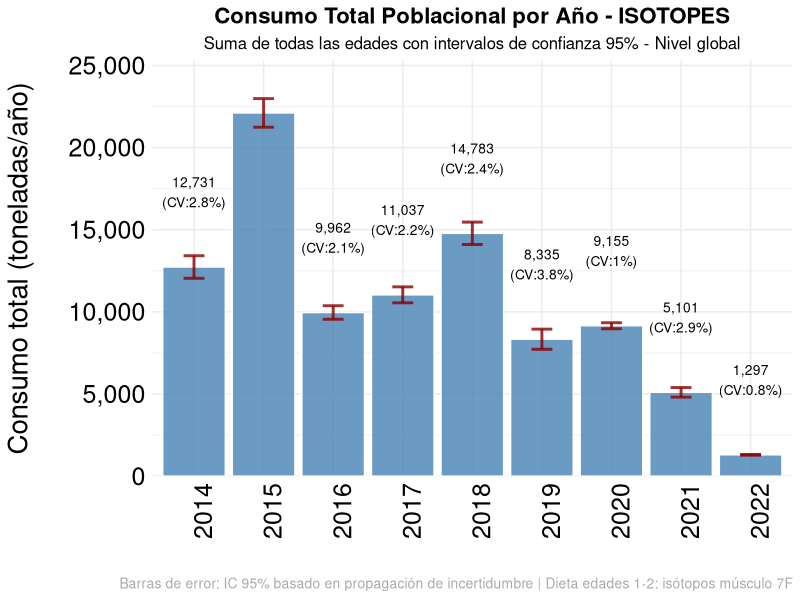
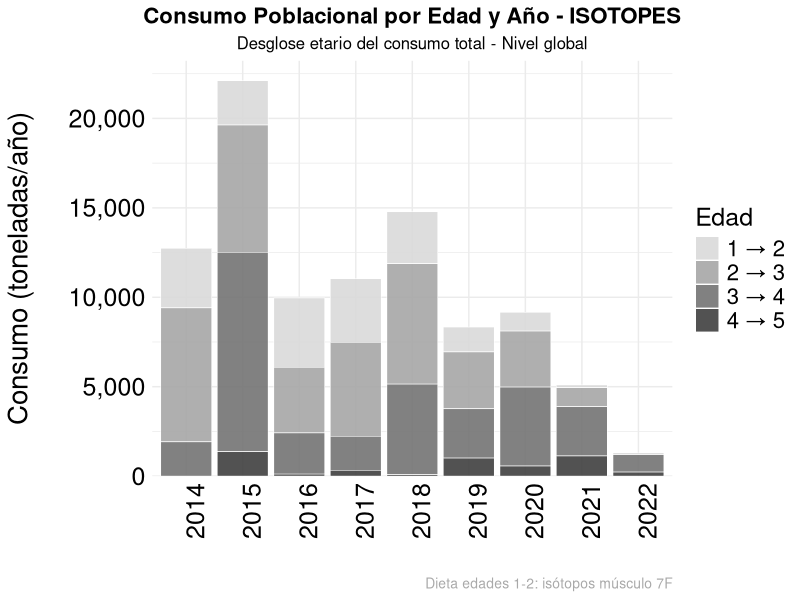
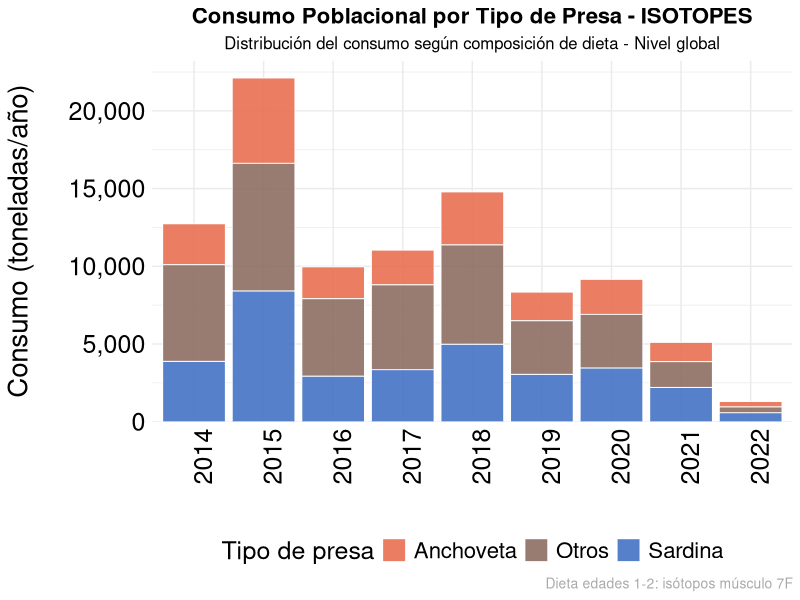
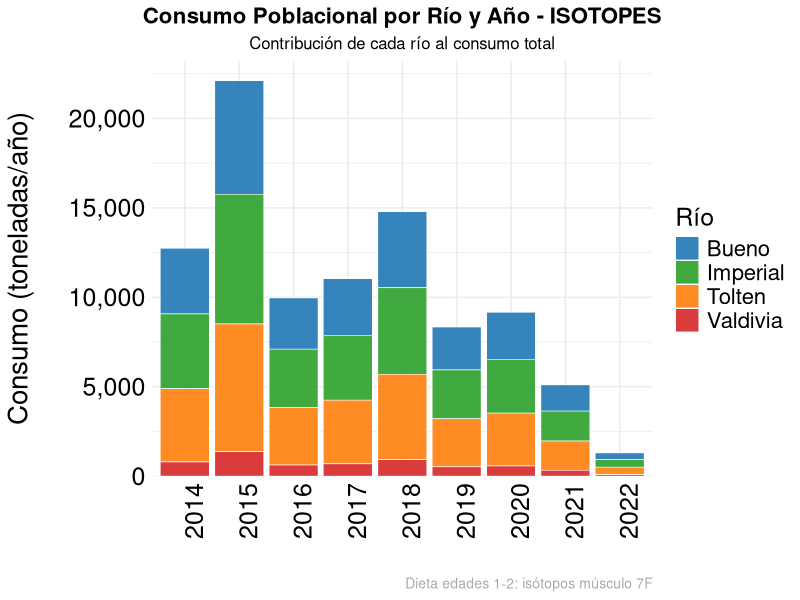
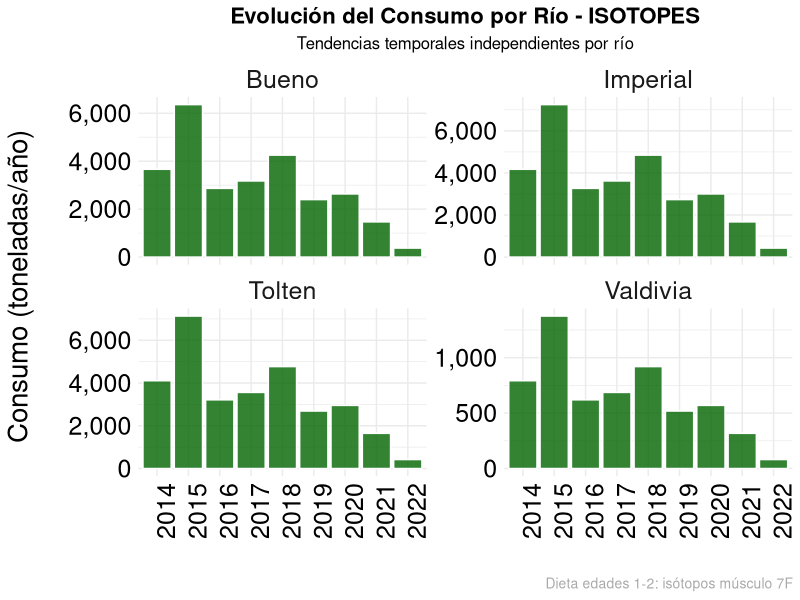
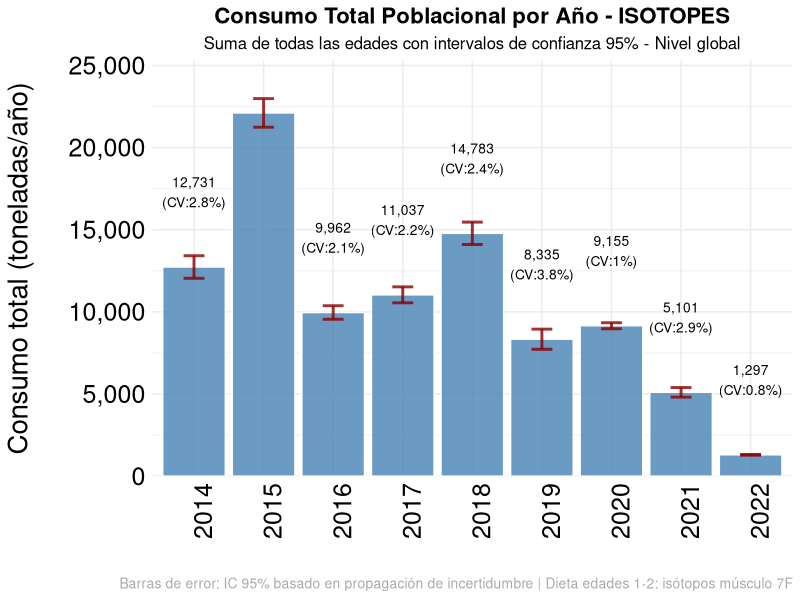
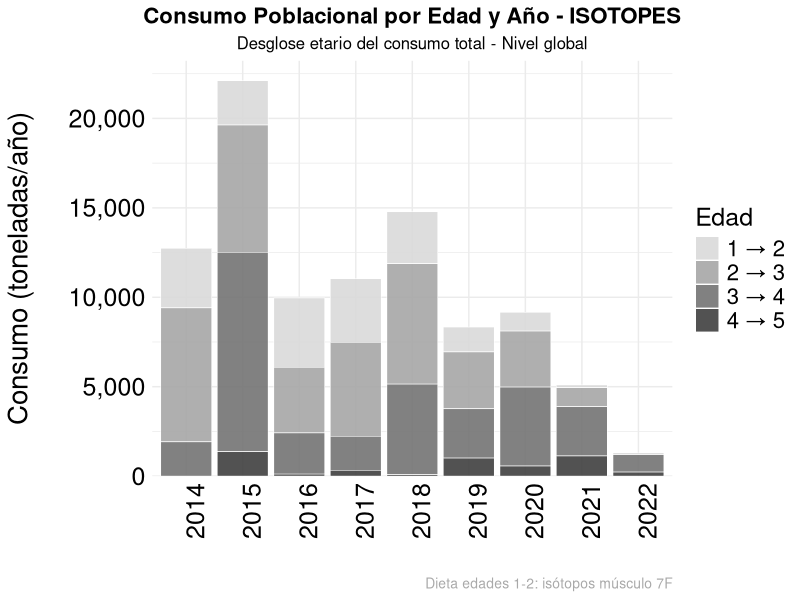
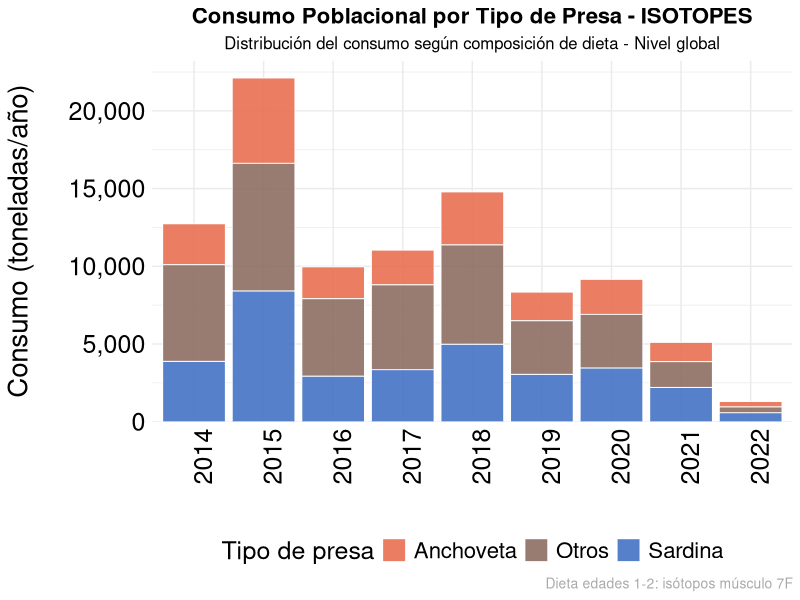

Here is the R script that generated these plots, in order:
# ================================================================
# EXTRAPOLACIÓN DE CONSUMO INDIVIDUAL A POBLACIONAL - ISOTOPES
# Calcula consumo total y por presas a nivel de río y global
# Usando dieta con isótopos para edades 1-2
# ================================================================

library(tidyverse)
library(ggplot2)

# ---- Cargar datos ----

print("=== CARGANDO DATOS ===")

# Datos de población en el mar
poblacion_global <- read.csv("data/data_raw/river-population/poblacion_mar_global.csv")
poblacion_por_rio <- read.csv("data/data_raw/river-population/poblacion_total_mar_por_rio.csv")

# Datos de consumo individual CON ISÓTOPOS
consumo_individual <- read.csv("data/data_raw/bioenergetic-model/resultados_total_consumption_by_age_ISOTOPES.csv")

print(paste("Población global:", nrow(poblacion_global), "registros"))
print(paste("Población por río:", nrow(poblacion_por_rio), "registros"))
print(paste("Consumo individual (ISOTOPES):", nrow(consumo_individual), "registros"))

# ---- Análisis de compatibilidad temporal ----

años_poblacion <- sort(unique(poblacion_global$year))
años_consumo <- sort(unique(consumo_individual$year)) - 1
años_overlap <- intersect(años_poblacion, años_consumo)

print(paste("Años población:", paste(range(años_poblacion), collapse = "-")))
print(paste("Años consumo:", paste(range(años_consumo), collapse = "-")))
print(paste("Overlap disponible:", paste(años_overlap, collapse = ", ")))

if(length(años_overlap) == 0) {
  stop("No hay overlap temporal entre datos de población y consumo")
}

# ---- Filtrar datos al período de overlap ----

poblacion_global_filtrada <- poblacion_global %>%
  filter(year %in% años_overlap)

poblacion_rio_filtrada <- poblacion_por_rio %>%
  filter(year %in% años_overlap)

consumo_filtrado <- consumo_individual %>%
  mutate(year_consumo = year - 1) %>%   # año real de consumo
  filter(year_consumo %in% años_overlap)

print(paste("Datos filtrados - Población global:", nrow(poblacion_global_filtrada)))
print(paste("Datos filtrados - Población por río:", nrow(poblacion_rio_filtrada)))
print(paste("Datos filtrados - Consumo:", nrow(consumo_filtrado)))

# ---- Función para mapear transición a edad ----

mapear_transicion_a_edad <- function(age_inicial) {
  # Transición X→Y corresponde al consumo de individuos de edad X
  return(age_inicial)
}

# ---- Calcular consumo poblacional GLOBAL con propagación de incertidumbre ----

print("\n=== CALCULANDO CONSUMO POBLACIONAL GLOBAL CON INCERTIDUMBRE ===")

consumo_poblacional_global <- consumo_filtrado %>%
  mutate(edad_consumo = mapear_transicion_a_edad(age_inicial)) %>%
  left_join(
    poblacion_global_filtrada,
    by = c("year_consumo" = "year", "edad_consumo" = "age")
  ) %>%
  filter(!is.na(N_mar_total)) %>%  # Eliminar casos sin población
  mutate(
    # Consumo total poblacional (kg → toneladas)
    consumo_total_poblacional_t = (consumption_kg * N_mar_total) / 1000,
    
    # Consumo poblacional por presa (kg → toneladas)
    consumo_anchoveta_poblacional_t = (consumo_anchoveta_kg * N_mar_total) / 1000,
    consumo_sardina_poblacional_t = (consumo_sardina_kg * N_mar_total) / 1000,
    consumo_otros_poblacional_t = (consumo_otros_kg * N_mar_total) / 1000,
    
    # PROPAGACIÓN DE INCERTIDUMBRE
    # Error estándar poblacional (kg → toneladas)
    consumo_se_poblacional_t = ifelse(!is.na(consumption_se_kg), 
                                      (consumption_se_kg * N_mar_total) / 1000, 
                                      NA),
    
    # Intervalos de confianza poblacionales (kg → toneladas)
    consumo_lower_poblacional_t = ifelse(!is.na(consumo_min_kg), 
                                         (consumo_min_kg * N_mar_total) / 1000, 
                                         NA),
    consumo_upper_poblacional_t = ifelse(!is.na(consumo_max_kg), 
                                         (consumo_max_kg * N_mar_total) / 1000, 
                                         NA),
    
    # Coeficiente de variación poblacional (igual al individual)
    consumo_cv_poblacional = ifelse(!is.na(consumption_se_kg) & consumption_kg > 0,
                                    consumption_se_kg / consumption_kg,
                                    NA)
  ) %>%
  select(
    year_consumo, edad_consumo, transicion_label,
    N_mar_total,
    consumption_kg, consumption_se_kg, consumo_min_kg, consumo_max_kg,
    consumo_anchoveta_kg, consumo_sardina_kg, consumo_otros_kg,
    consumo_total_poblacional_t, consumo_se_poblacional_t,
    consumo_lower_poblacional_t, consumo_upper_poblacional_t, consumo_cv_poblacional,
    consumo_anchoveta_poblacional_t, consumo_sardina_poblacional_t, consumo_otros_poblacional_t,
    prop_anchoveta, prop_sardina, prop_otros
  )

print(paste("Registros de consumo poblacional global:", nrow(consumo_poblacional_global)))

# ---- Calcular consumo poblacional POR RÍO con propagación de incertidumbre ----

print("\n=== CALCULANDO CONSUMO POBLACIONAL POR RÍO CON INCERTIDUMBRE ===")

consumo_poblacional_rio <- consumo_filtrado %>%
  mutate(edad_consumo = mapear_transicion_a_edad(age_inicial)) %>%
  left_join(
    poblacion_rio_filtrada,
    by = c("year_consumo" = "year", "edad_consumo" = "age")
  ) %>%
  filter(!is.na(N_mar)) %>%  # Eliminar casos sin población
  mutate(
    # Consumo total poblacional por río (kg → toneladas)
    consumo_total_poblacional_t = (consumption_kg * N_mar) / 1000,
    
    # Consumo poblacional por presa y río (kg → toneladas)
    consumo_anchoveta_poblacional_t = (consumo_anchoveta_kg * N_mar) / 1000,
    consumo_sardina_poblacional_t = (consumo_sardina_kg * N_mar) / 1000,
    consumo_otros_poblacional_t = (consumo_otros_kg * N_mar) / 1000,
    
    # PROPAGACIÓN DE INCERTIDUMBRE POR RÍO
    # Error estándar poblacional por río (kg → toneladas)
    consumo_se_poblacional_t = ifelse(!is.na(consumption_se_kg), 
                                      (consumption_se_kg * N_mar) / 1000, 
                                      NA),
    
    # Intervalos de confianza poblacionales por río (kg → toneladas)
    consumo_lower_poblacional_t = ifelse(!is.na(consumo_min_kg), 
                                         (consumo_min_kg * N_mar) / 1000, 
                                         NA),
    consumo_upper_poblacional_t = ifelse(!is.na(consumo_max_kg), 
                                         (consumo_max_kg * N_mar) / 1000, 
                                         NA),
    
    # Coeficiente de variación poblacional por río
    consumo_cv_poblacional = ifelse(!is.na(consumption_se_kg) & consumption_kg > 0,
                                    consumption_se_kg / consumption_kg,
                                    NA)
  ) %>%
  select(
    year_consumo, Rio, edad_consumo, transicion_label,
    N_mar,
    consumption_kg, consumption_se_kg, consumo_min_kg, consumo_max_kg,
    consumo_anchoveta_kg, consumo_sardina_kg, consumo_otros_kg,
    consumo_total_poblacional_t, consumo_se_poblacional_t,
    consumo_lower_poblacional_t, consumo_upper_poblacional_t, consumo_cv_poblacional,
    consumo_anchoveta_poblacional_t, consumo_sardina_poblacional_t, consumo_otros_poblacional_t,
    prop_anchoveta, prop_sardina, prop_otros
  )

print(paste("Registros de consumo poblacional por río:", nrow(consumo_poblacional_rio)))

# ---- Crear resúmenes anuales con propagación de incertidumbre ----

print("\n=== CREANDO RESÚMENES CON INCERTIDUMBRE ===")

# Resumen anual global (suma de todas las edades) CON PROPAGACIÓN
resumen_anual_global <- consumo_poblacional_global %>%
  group_by(year_consumo) %>%
  summarise(
    poblacion_total = sum(N_mar_total, na.rm = TRUE),
    consumo_total_t = sum(consumo_total_poblacional_t, na.rm = TRUE),
    consumo_anchoveta_t = sum(consumo_anchoveta_poblacional_t, na.rm = TRUE),
    consumo_sardina_t = sum(consumo_sardina_poblacional_t, na.rm = TRUE),
    consumo_otros_t = sum(consumo_otros_poblacional_t, na.rm = TRUE),
    n_edades = n_distinct(edad_consumo),
    
    # PROPAGACIÓN DE INCERTIDUMBRE (suma en cuadratura)
    consumo_se_total_t = sqrt(sum(consumo_se_poblacional_t^2, na.rm = TRUE)),
    
    # Intervalos de confianza agregados (método conservador)
    consumo_lower_total_t = sum(consumo_lower_poblacional_t, na.rm = TRUE),
    consumo_upper_total_t = sum(consumo_upper_poblacional_t, na.rm = TRUE),
    
    # Coeficiente de variación del total
    consumo_cv_total = ifelse(consumo_total_t > 0, consumo_se_total_t / consumo_total_t, NA),
    
    # Intervalos de confianza basados en SE propagado (95% CI asumiendo normalidad)
    consumo_ci95_lower_t = consumo_total_t - (1.96 * consumo_se_total_t),
    consumo_ci95_upper_t = consumo_total_t + (1.96 * consumo_se_total_t),
    
    # Número de casos con incertidumbre disponible
    n_casos_con_se = sum(!is.na(consumo_se_poblacional_t)),
    .groups = 'drop'
  ) %>%
  arrange(year_consumo)

# Resumen anual por río (suma de todas las edades por río) CON PROPAGACIÓN
resumen_anual_rio <- consumo_poblacional_rio %>%
  group_by(year_consumo, Rio) %>%
  summarise(
    poblacion_total = sum(N_mar, na.rm = TRUE),
    consumo_total_t = sum(consumo_total_poblacional_t, na.rm = TRUE),
    consumo_anchoveta_t = sum(consumo_anchoveta_poblacional_t, na.rm = TRUE),
    consumo_sardina_t = sum(consumo_sardina_poblacional_t, na.rm = TRUE),
    consumo_otros_t = sum(consumo_otros_poblacional_t, na.rm = TRUE),
    n_edades = n_distinct(edad_consumo),
    
    # PROPAGACIÓN DE INCERTIDUMBRE POR RÍO
    consumo_se_total_t = sqrt(sum(consumo_se_poblacional_t^2, na.rm = TRUE)),
    
    # Intervalos de confianza por río
    consumo_lower_total_t = sum(consumo_lower_poblacional_t, na.rm = TRUE),
    consumo_upper_total_t = sum(consumo_upper_poblacional_t, na.rm = TRUE),
    
    # Coeficiente de variación por río
    consumo_cv_total = ifelse(consumo_total_t > 0, consumo_se_total_t / consumo_total_t, NA),
    
    # IC 95% basado en SE propagado
    consumo_ci95_lower_t = consumo_total_t - (1.96 * consumo_se_total_t),
    consumo_ci95_upper_t = consumo_total_t + (1.96 * consumo_se_total_t),
    
    n_casos_con_se = sum(!is.na(consumo_se_poblacional_t)),
    .groups = 'drop'
  ) %>%
  arrange(year_consumo, Rio)

# Resumen por edad (global) CON INCERTIDUMBRE
resumen_por_edad_global <- consumo_poblacional_global %>%
  group_by(edad_consumo, transicion_label) %>%
  summarise(
    años_disponibles = n_distinct(year_consumo),
    poblacion_promedio = mean(N_mar_total, na.rm = TRUE),
    consumo_individual_promedio_kg = mean(consumption_kg, na.rm = TRUE),
    consumo_individual_se_promedio_kg = mean(consumption_se_kg, na.rm = TRUE),
    consumo_total_promedio_t = mean(consumo_total_poblacional_t, na.rm = TRUE),
    consumo_total_se_promedio_t = mean(consumo_se_poblacional_t, na.rm = TRUE),
    consumo_anchoveta_promedio_t = mean(consumo_anchoveta_poblacional_t, na.rm = TRUE),
    consumo_sardina_promedio_t = mean(consumo_sardina_poblacional_t, na.rm = TRUE),
    consumo_otros_promedio_t = mean(consumo_otros_poblacional_t, na.rm = TRUE),
    
    # Coeficiente de variación promedio por edad
    consumo_cv_promedio = mean(consumo_cv_poblacional, na.rm = TRUE),
    .groups = 'drop'
  ) %>%
  arrange(edad_consumo)

print("Resúmenes creados:")
print(paste("- Anual global:", nrow(resumen_anual_global), "años"))
print(paste("- Anual por río:", nrow(resumen_anual_rio), "registros"))
print(paste("- Por edad global:", nrow(resumen_por_edad_global), "edades"))

# ---- Mostrar resultados clave ----

print("\n=== RESUMEN ANUAL GLOBAL ===")
print(resumen_anual_global)

print("\n=== RESUMEN POR EDAD (GLOBAL) ===")
print(resumen_por_edad_global)

print("\n=== RESUMEN ANUAL POR RÍO (primeros registros) ===")
print(head(resumen_anual_rio, 10))

# ---- Crear gráficos ----

print("\n=== GENERANDO GRÁFICOS ===")

# Colores
colores_edad <- c("1" = "grey85", "2" = "grey65", "3" = "grey45", "4" = "grey25")
colores_edad_transicion <- c("1 → 2" = "grey85", "2 → 3" = "grey65", "3 → 4" = "grey45", "4 → 5" = "grey25")

colores_presa <- c("Anchoveta" = "#E76F51", "Sardina" = "#4472C4", "Otros" = "#8D6E63")
colores_rio <- c("Bueno" = "#1f77b4", "Tolten" = "#ff7f0e", "Imperial" = "#2ca02c", "Valdivia" = "#d62728")

# Gráfico 1: Evolución temporal consumo total global CON INCERTIDUMBRE
p1 <- ggplot(resumen_anual_global, aes(x = factor(year_consumo), y = consumo_total_t)) +
  geom_col(fill = "steelblue", alpha = 0.8, color = "white") +
  geom_errorbar(aes(ymin = pmax(0, consumo_ci95_lower_t), ymax = consumo_ci95_upper_t),
                width = 0.3, color = "darkred", size = 1, alpha = 0.8) +
  scale_y_continuous(labels = scales::comma, expand = expansion(mult = c(0, 0.1))) +
  labs(
    title = "Consumo Total Poblacional por Año - ISOTOPES",
    subtitle = "Suma de todas las edades con intervalos de confianza 95% - Nivel global",
    x = "",
    y = "Consumo total (toneladas/año)\n",
    caption = "Barras de error: IC 95% basado en propagación de incertidumbre | Dieta edades 1-2: isótopos músculo 7F"
  ) +
  theme_minimal() +
  theme(
    plot.title = element_text(size = 16, face = "bold", hjust = 0.5),
    plot.subtitle = element_text(size = 12, hjust = 0.5),
    axis.text.x = element_text(angle = 90, hjust = 1, color = "black"),
    plot.caption = element_text(size = 10, hjust = 1, color = "darkgray"),
    axis.text = element_text(color = "black", size = 18),
    axis.title = element_text(size = 20)
  ) +
  geom_text(aes(label = paste0(scales::comma(round(consumo_total_t, 0)), 
                              "\n(CV:", round(consumo_cv_total*100, 1), "%)")),
            vjust = -2, size = 3.5)

print(p1)
ggsave("output/consumo_poblacional_total_ISOTOPES.png", plot = p1, width = 14, height = 10, dpi = 300)

# Gráfico 2: Consumo por edad y año (global) CON INCERTIDUMBRE
p2 <- consumo_poblacional_global %>%
  ggplot(aes(x = factor(year_consumo), y = consumo_total_poblacional_t, fill = factor(transicion_label))) +
  geom_col(alpha = 0.9, color = "white", size = 0.2) +
  scale_fill_manual(values = colores_edad_transicion, name = "Edad") +
  scale_y_continuous(labels = scales::comma, expand = expansion(mult = c(0, 0.05))) +
  labs(
    title = "Consumo Poblacional por Edad y Año - ISOTOPES",
    subtitle = "Desglose etario del consumo total - Nivel global",
    x = "",
    y = "Consumo (toneladas/año)\n",
    caption = "Dieta edades 1-2: isótopos músculo 7F"
  ) +
  theme_minimal()  +
  theme(
    plot.title = element_text(size = 16, face = "bold", hjust = 0.5),
    plot.subtitle = element_text(size = 12, hjust = 0.5),
    axis.text.x = element_text(angle = 90, hjust = 1, color = "black"),
    plot.caption = element_text(size = 10, hjust = 1, color = "darkgray"),
    axis.text = element_text(color = "black", size = 18),
    axis.title = element_text(size = 20),
    legend.text = element_text(size = 16),
    legend.title = element_text(size = 18)
  )

print(p2)
ggsave("output/consumo_poblacional_por_edad_ISOTOPES.png", plot = p2, width = 14, height = 10, dpi = 300)

# Gráfico 3: Consumo por tipo de presa (global anual)
consumo_presa_anual <- resumen_anual_global %>%
  select(year_consumo, consumo_anchoveta_t, consumo_sardina_t, consumo_otros_t) %>%
  pivot_longer(cols = starts_with("consumo_"), names_to = "presa", values_to = "consumo_t") %>%
  mutate(presa = case_when(
    presa == "consumo_anchoveta_t" ~ "Anchoveta",
    presa == "consumo_sardina_t" ~ "Sardina",
    presa == "consumo_otros_t" ~ "Otros"
  ))

p3 <- ggplot(consumo_presa_anual, aes(x = factor(year_consumo), y = consumo_t, fill = presa)) +
  geom_col(alpha = 0.9, color = "white", size = 0.3) +
  scale_fill_manual(values = colores_presa, name = "Tipo de presa") +
  scale_y_continuous(labels = scales::comma, expand = expansion(mult = c(0, 0.05))) +
  labs(
    title = "Consumo Poblacional por Tipo de Presa - ISOTOPES",
    subtitle = "Distribución del consumo según composición de dieta - Nivel global",
    x = "",
    y = "Consumo (toneladas/año)\n",
    caption = "Dieta edades 1-2: isótopos músculo 7F"
  ) +
  theme_minimal() +
  theme(
    plot.title = element_text(size = 16, face = "bold", hjust = 0.5),
    plot.subtitle = element_text(size = 12, hjust = 0.5),
    axis.text.x = element_text(angle = 90, hjust = 1),
    legend.position = "bottom",
    plot.caption = element_text(size = 10, hjust = 1, color = "darkgray"),
    axis.text = element_text(color = "black", size = 18),
    axis.title = element_text(size = 20),
    legend.text = element_text(size = 16),
    legend.title = element_text(size = 18)
  )

print(p3)
ggsave("output/consumo_poblacional_por_presa_ISOTOPES.png", plot = p3, width = 14, height = 10, dpi = 300)

# Gráfico 4: Consumo por río CON INCERTIDUMBRE
p4 <- resumen_anual_rio %>%
  ggplot(aes(x = factor(year_consumo), y = consumo_total_t, fill = Rio)) +
  geom_col(alpha = 0.9, color = "white", size = 0.2) +
  scale_fill_manual(values = colores_rio, name = "Río") +
  scale_y_continuous(labels = scales::comma, expand = expansion(mult = c(0, 0.05))) +
  labs(
    title = "Consumo Poblacional por Río y Año - ISOTOPES",
    subtitle = "Contribución de cada río al consumo total",
    x = "",
    y = "Consumo (toneladas/año)\n",
    caption = "Dieta edades 1-2: isótopos músculo 7F"
  ) +
  theme_minimal()  +
  theme(
    plot.title = element_text(size = 16, face = "bold", hjust = 0.5),
    plot.subtitle = element_text(size = 12, hjust = 0.5),
    axis.text.x = element_text(angle = 90, hjust = 1, color = "black"),
    plot.caption = element_text(size = 10, hjust = 1, color = "darkgray"),
    axis.text = element_text(color = "black", size = 18),
    axis.title = element_text(size = 20),
    legend.text = element_text(size = 16),
    legend.title = element_text(size = 18)
  )

print(p4)
ggsave("output/consumo_poblacional_por_rio_ISOTOPES.png", plot = p4, width = 14, height = 10, dpi = 300)

# Gráfico 5: Facetado por río - evolución temporal
p5 <- resumen_anual_rio %>%
  ggplot(aes(x = factor(year_consumo), y = consumo_total_t)) +
  geom_col(fill = "darkgreen", alpha = 0.8, color = "white") +
  facet_wrap(~ Rio, scales = "free_y") +
  scale_y_continuous(labels = scales::comma) +
  labs(
    title = "Evolución del Consumo por Río - ISOTOPES",
    subtitle = "Tendencias temporales independientes por río",
    x = "",
    y = "Consumo (toneladas/año)\n",
    caption = "Dieta edades 1-2: isótopos músculo 7F"
  ) +
  theme_minimal() +
  theme(
    plot.title = element_text(size = 16, face = "bold", hjust = 0.5),
    plot.subtitle = element_text(size = 12, hjust = 0.5),
    axis.text.x = element_text(angle = 90, hjust = 1, color = "black"),
    plot.caption = element_text(size = 10, hjust = 1, color = "darkgray"),
    axis.text = element_text(color = "black", size = 18),
    axis.title = element_text(size = 20),
    strip.text = element_text(size = 18)
  )

print(p5)
ggsave("output/consumo_poblacional_facetado_ISOTOPES.png", plot = p5, width = 14, height = 10, dpi = 300)

# ---- Guardar resultados ----

print("\n=== GUARDANDO RESULTADOS ===")

# Crear directorio si no existe
dir.create("data/data_raw/population-consumption", showWarnings = FALSE, recursive = TRUE)

# Guardar datos detallados CON SUFIJO ISOTOPES
write.csv(consumo_poblacional_global, "data/data_raw/population-consumption/consumo_poblacional_global_detallado_ISOTOPES.csv", row.names = FALSE)
write.csv(consumo_poblacional_rio, "data/data_raw/population-consumption/consumo_poblacional_por_rio_detallado_ISOTOPES.csv", row.names = FALSE)

# Guardar resúmenes CON SUFIJO ISOTOPES
write.csv(resumen_anual_global, "data/data_raw/population-consumption/resumen_consumo_anual_global_ISOTOPES.csv", row.names = FALSE)
write.csv(resumen_anual_rio, "data/data_raw/population-consumption/resumen_consumo_anual_por_rio_ISOTOPES.csv", row.names = FALSE)
write.csv(resumen_por_edad_global, "data/data_raw/population-consumption/resumen_consumo_por_edad_global_ISOTOPES.csv", row.names = FALSE)

# Crear tabla final consolidada CON INCERTIDUMBRE
tabla_consolidada <- resumen_anual_global %>%
  mutate(
    consumo_total_miles_t = round(consumo_total_t / 1000, 2),
    consumo_se_miles_t = round(consumo_se_total_t / 1000, 2),
    consumo_cv_pct = round(consumo_cv_total * 100, 1),
    consumo_ci95_lower_miles_t = round(pmax(0, consumo_ci95_lower_t / 1000), 2),
    consumo_ci95_upper_miles_t = round(consumo_ci95_upper_t / 1000, 2),
    consumo_anchoveta_miles_t = round(consumo_anchoveta_t / 1000, 2),
    consumo_sardina_miles_t = round(consumo_sardina_t / 1000, 2),
    consumo_otros_miles_t = round(consumo_otros_t / 1000, 2)
  ) %>%
  select(year_consumo, poblacion_total, 
         consumo_total_miles_t, consumo_se_miles_t, consumo_cv_pct,
         consumo_ci95_lower_miles_t, consumo_ci95_upper_miles_t,
         consumo_anchoveta_miles_t, consumo_sardina_miles_t, consumo_otros_miles_t,
         n_casos_con_se)

write.csv(tabla_consolidada, "data/data_raw/population-consumption/tabla_consolidada_con_incertidumbre_ISOTOPES.csv", row.names = FALSE)

print("Archivos guardados (ISOTOPES):")
print("- consumo_poblacional_global_detallado_ISOTOPES.csv")
print("- consumo_poblacional_por_rio_detallado_ISOTOPES.csv")
print("- resumen_consumo_anual_global_ISOTOPES.csv")
print("- resumen_consumo_anual_por_rio_ISOTOPES.csv")
print("- resumen_consumo_por_edad_global_ISOTOPES.csv")
print("- tabla_consolidada_con_incertidumbre_ISOTOPES.csv")

print("\nGráficos guardados (ISOTOPES):")
print("- consumo_poblacional_total_ISOTOPES.png")
print("- consumo_poblacional_por_edad_ISOTOPES.png")
print("- consumo_poblacional_por_presa_ISOTOPES.png")
print("- consumo_poblacional_por_rio_ISOTOPES.png")
print("- consumo_poblacional_facetado_ISOTOPES.png")

# ---- Análisis adicional de incertidumbre ----

print("\n=== ANÁLISIS DE INCERTIDUMBRE ===")

# Estadísticas de coeficientes de variación
cv_stats <- consumo_poblacional_global %>%
  filter(!is.na(consumo_cv_poblacional)) %>%
  group_by(edad_consumo) %>%
  summarise(
    cv_promedio_pct = round(mean(consumo_cv_poblacional) * 100, 1),
    cv_mediano_pct = round(median(consumo_cv_poblacional) * 100, 1),
    cv_min_pct = round(min(consumo_cv_poblacional) * 100, 1),
    cv_max_pct = round(max(consumo_cv_poblacional) * 100, 1),
    n_observaciones = n(),
    .groups = 'drop'
  ) %>%
  arrange(edad_consumo)

print("Estadísticas de Coeficiente de Variación por Edad:")
print(cv_stats)

# Estadísticas globales de incertidumbre
print("\nEstadísticas Globales de Incertidumbre:")
incert_global <- resumen_anual_global %>%
  summarise(
    cv_promedio_anual_pct = round(mean(consumo_cv_total, na.rm = TRUE) * 100, 1),
    cv_mediano_anual_pct = round(median(consumo_cv_total, na.rm = TRUE) * 100, 1),
    prop_años_con_cv_bajo_20pct = round(sum(consumo_cv_total < 0.20, na.rm = TRUE) / 
                                        sum(!is.na(consumo_cv_total)) * 100, 1),
    años_con_incertidumbre = sum(n_casos_con_se > 0)
  )

print(paste("CV promedio anual:", incert_global$cv_promedio_anual_pct, "%"))
print(paste("CV mediano anual:", incert_global$cv_mediano_anual_pct, "%"))
print(paste("Proporción años con CV < 20%:", incert_global$prop_años_con_cv_bajo_20pct, "%"))
print(paste("Años con datos de incertidumbre:", incert_global$años_con_incertidumbre, "de", nrow(resumen_anual_global)))

# ---- Resumen ejecutivo CON INCERTIDUMBRE ----

print("\n=== RESUMEN EJECUTIVO CON INCERTIDUMBRE (ISOTOPES) ===")
print(paste("Período analizado:", paste(range(años_overlap), collapse = "-")))
print(paste("Años de datos:", length(años_overlap)))
print("Fuente dieta edades 1-2: Isótopos músculo 7 fuentes")
print("Fuente dieta edades 3-5: Contenido estomacal")

consumo_total_periodo <- sum(resumen_anual_global$consumo_total_t)
consumo_promedio_anual <- mean(resumen_anual_global$consumo_total_t)

# Incertidumbre agregada
se_total_periodo <- sqrt(sum(resumen_anual_global$consumo_se_total_t^2, na.rm = TRUE))
cv_promedio_periodo <- se_total_periodo / consumo_total_periodo * 100

print(paste("Consumo total período:", scales::comma(round(consumo_total_periodo)), "toneladas"))
print(paste("Consumo promedio anual:", scales::comma(round(consumo_promedio_anual)), "±", 
            scales::comma(round(mean(resumen_anual_global$consumo_se_total_t, na.rm = TRUE))), 
            "toneladas/año"))
print(paste("Coeficiente de variación del período:", round(cv_promedio_periodo, 1), "%"))

# Por presa (promedio anual) con incertidumbre
anchoveta_promedio <- mean(resumen_anual_global$consumo_anchoveta_t)
sardina_promedio <- mean(resumen_anual_global$consumo_sardina_t)
otros_promedio <- mean(resumen_anual_global$consumo_otros_t)

print(paste("Consumo promedio anual por presa:"))
print(paste("- Anchoveta:", scales::comma(round(anchoveta_promedio)), "t/año"))
print(paste("- Sardina:", scales::comma(round(sardina_promedio)), "t/año"))
print(paste("- Otros:", scales::comma(round(otros_promedio)), "t/año"))

# Rango de incertidumbre
cv_min <- min(resumen_anual_global$consumo_cv_total, na.rm = TRUE) * 100
cv_max <- max(resumen_anual_global$consumo_cv_total, na.rm = TRUE) * 100

print(paste("Rango de coeficientes de variación anual:", round(cv_min, 1), "% -", round(cv_max, 1), "%"))

# Intervalos de confianza del consumo total
ic_lower_promedio <- mean(resumen_anual_global$consumo_ci95_lower_t, na.rm = TRUE)
ic_upper_promedio <- mean(resumen_anual_global$consumo_ci95_upper_t, na.rm = TRUE)

print(paste("Intervalo de confianza 95% promedio anual:", 
            scales::comma(round(ic_lower_promedio)), "-", 
            scales::comma(round(ic_upper_promedio)), "toneladas/año"))

print("\n¡Extrapolación poblacional CON INCERTIDUMBRE completada (ISOTOPES)!")
print("NOTA: La incertidumbre se propagó asumiendo independencia entre edades")
print("IMPORTANTE: Edades 1-2 usan dieta isotópica (músculo 7F), edades 3-5 usan estómagos")




# ==============================================================
# ESTADÍSTICAS PARA ACTUALIZAR TEXTO DE CONSUMO POBLACIONAL
# ==============================================================

# 1. Rango de consumo total anual (con años)
resumen_anual_global %>%
  select(year_consumo, consumo_total_t) %>%
  arrange(consumo_total_t) %>%
  slice(1, n()) %>%
  mutate(consumo_total_t = round(consumo_total_t, 0))

# Fold-difference
max_consumo <- max(resumen_anual_global$consumo_total_t)
min_consumo <- min(resumen_anual_global$consumo_total_t)
cat("\nFold-difference:", round(max_consumo / min_consumo, 1), "x\n")

# 2. Top 3 años de peak consumption
resumen_anual_global %>%
  select(year_consumo, consumo_total_t) %>%
  arrange(desc(consumo_total_t)) %>%
  head(3) %>%
  mutate(consumo_total_t = round(consumo_total_t, 0))

# 3. Consumo acumulado total y por presa
cat("\n=== CONSUMO ACUMULADO PERÍODO ===\n")
resumen_anual_global %>%
  summarise(
    period = paste(min(year_consumo), "-", max(year_consumo)),
    total_t = round(sum(consumo_total_t), 0),
    anchovy_t = round(sum(consumo_anchoveta_t), 0),
    sardine_t = round(sum(consumo_sardina_t), 0),
    others_t = round(sum(consumo_otros_t), 0)
  ) %>%
  mutate(
    anchovy_pct = round(anchovy_t / total_t * 100, 1),
    sardine_pct = round(sardine_t / total_t * 100, 1),
    others_pct = round(others_t / total_t * 100, 1)
  ) %>%
  print()

# 4. Rango de CV anual
cat("\n=== RANGO DE CV ANUAL ===\n")
resumen_anual_global %>%
  summarise(
    cv_min = round(min(consumo_cv_total, na.rm = TRUE) * 100, 1),
    cv_max = round(max(consumo_cv_total, na.rm = TRUE) * 100, 1)
  ) %>%
  print()

# 5. Años con mayor CV
resumen_anual_global %>%
  select(year_consumo, consumo_total_t, consumo_cv_total) %>%
  mutate(
    consumo_total_t = round(consumo_total_t, 0),
    cv_pct = round(consumo_cv_total * 100, 1)
  ) %>%
  arrange(desc(cv_pct)) %>%
  head(3)

# 6. Últimos 2 años (2021-2022 o equivalente)
resumen_anual_global %>%
  arrange(desc(year_consumo)) %>%
  head(2) %>%
  select(year_consumo, consumo_total_t) %>%
  mutate(consumo_total_t = round(consumo_total_t, 0))
